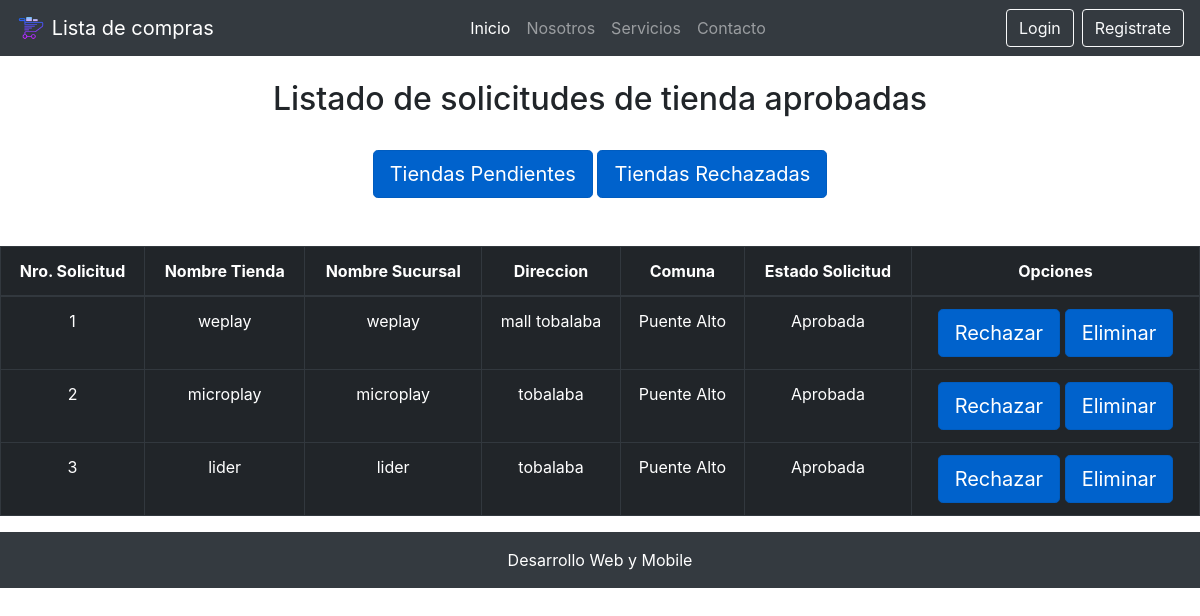
Screenshot of /tiendas_aprobadas/ with the database file from the repository.
### core/models.py (models this page shows, shortened)
class Tienda(models.Model):
    nombre = models.CharField(max_length=50)
    nombre_sucursal = models.CharField(max_length=50, verbose_name="Nombre Sucursal")
    direccion = models.CharField(max_length=50)
    comuna = models.ForeignKey(Comuna, on_delete=models.CASCADE)
    estado_tienda = models.ForeignKey(EstadoTienda, on_delete=models.CASCADE, verbose_name="Estado Tienda")

class Comuna(models.Model):
    nombre = models.CharField(max_length=60)
    region = models.ForeignKey(Region, on_delete=models.CASCADE)

class EstadoTienda(models.Model):
    nombre = models.CharField(max_length=30, verbose_name="Estado Tienda")

### core/views.py (the view)
# urls.py: path('tiendas_aprobadas/', tiendasaprobadas, name="tiendas_aprobadas"),
def tiendasaprobadas(request):
    aprobadas = Tienda.objects.filter(estado_tienda=2)
    return render(request, 'core/tiendas_aprobadas.html', {
        'aprobadas': aprobadas
    })

### core/templates/core/tiendas_aprobadas.html (shortened to what this page needs)
{% extends "core/base.html" %}
{% block contenido %}
<br>
<h2 class="text-center">Listado de solicitudes de tienda aprobadas</h2>
<br>
<div class="row">
    <div class="col-12 text-center">
        <a href="{% url 'listar_solicitud' %}" class="btn btn-primary btn-lg active" role="button" aria-pressed="true">Tiendas Pendientes</a>
        <a href="{% url 'tiendas_rechazadas' %}" class="btn btn-primary btn-lg active" role="button" aria-pressed="true">Tiendas Rechazadas</a>
    </div>
</div>
<br>
<br>
<div class="table-responsive">
    <table class="table table-dark table-bordered table-hover table-condensed">
        <thead>
            <tr>
                <th class="text-center">Nro. Solicitud</th>
                <th class="text-center">Nombre Tienda</th>
                <th class="text-center">Nombre Sucursal</th>
                <th class="text-center">Direccion</th>
                <th class="text-center">Comuna</th>
                <th class="text-center">Estado Solicitud</th>
                <th class="text-center">Opciones</th>
            </tr>
        </thead>
        <tbody>
            {% for a in aprobadas %}
            <tr>
                <td class="text-center">{{ a.id }}</td>
                <td class="text-center">{{ a.nombre }}</td>
                <td class="text-center">{{ a.nombre_sucursal }}</td>
                <td class="text-center">{{ a.direccion }}</td>
                <td class="text-center">{{ a.comuna.nombre }}</td>
                <td class="text-center">{{ a.estado_tienda.nombre }}</td>
                <td class="text-center">
                    <a class="btn btn-primary btn-lg active" href="{% url 'rechazar_solicitud' a.id %}">Rechazar</a>
                    <a class="btn btn-primary btn-lg active" href="{% url 'eliminar_solicitud' a.id %}">Eliminar</a>
                </td>
            </tr>
            {% endfor %}
        </tbody>
    </table>
</div>
{% endblock contenido %}

### core/static/core/css/estilos.css (style rules this page uses)
* { margin: 0; padding: 0; }

### rows the page displays
Tienda: id "1", nombre "weplay", nombre_sucursal "weplay", direccion "mall tobalaba", comuna.nombre "Puente Alto", estado_tienda.nombre "Aprobada"
Tienda: id "2", nombre "microplay", nombre_sucursal "microplay", direccion "tobalaba", comuna.nombre "Puente Alto", estado_tienda.nombre "Aprobada"
Tienda: id "3", nombre "lider", nombre_sucursal "lider", direccion "tobalaba", comuna.nombre "Puente Alto", estado_tienda.nombre "Aprobada"
